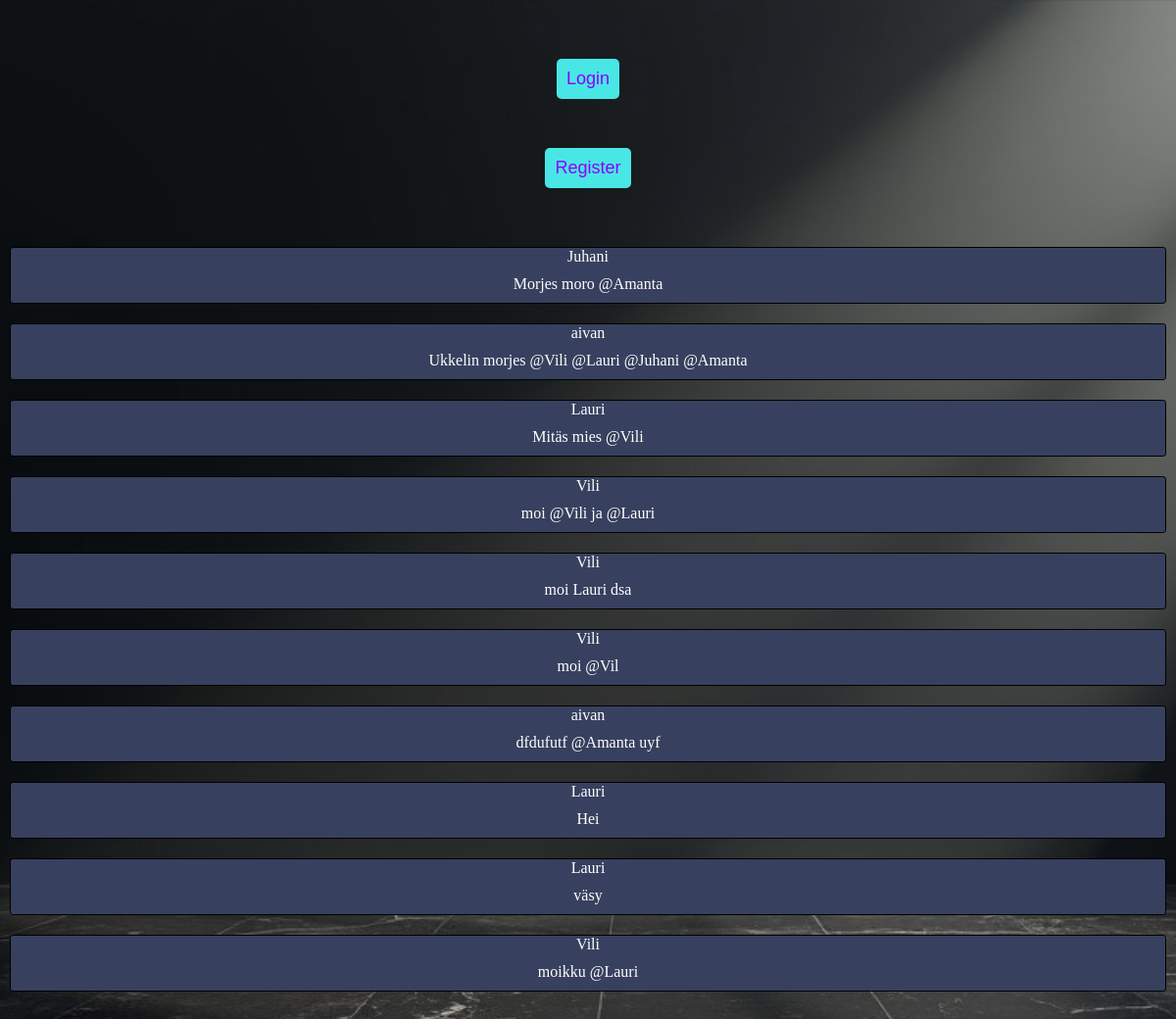
The page / on the database its author committed.
### tables this page shows
CREATE TABLE `posts` (
  `id` int(11) NOT NULL,
  `content` varchar(255) NOT NULL,
  `sender` int(11) NOT NULL
);

CREATE TABLE `users` (
  `id` int(11) NOT NULL,
  `name` varchar(255) NOT NULL,
  `password` varchar(255) NOT NULL,
  `email` varchar(255) NOT NULL,
  `description` varchar(255) NOT NULL,
  `creation_date` date DEFAULT NULL
);

### index.php (the view, shortened to what this page needs)
<?php
include 'dbyhteys.php';
?>
<!DOCTYPE html>
<html lang="en">
<head>
    <link rel="stylesheet" href="style.css">
</head>
<body>
    <?php
    if ($_SESSION == null) {
        ?>
        <div id="login">
            <button id="loginButton" onclick="
                document.querySelector('#loginButton').style.display = 'none';      // Piilotetaan login-nappi
                document.querySelector('#loginForm').style.display = 'block';       // ja näytetään login-form
                ">Login
            </button>
        </div>
        <?php
    }
    ?>
    <div id="topbar">
        <div id="user">
            <?php
                if (isset($_SESSION["user"])) {
                    echo "Logged in as " . $_SESSION["user"]["name"];
                }
                else {
                    ?>
                    <button id="registerButton" onclick="
                        document.querySelector('#registerButton').style.display = 'none';
                        document.querySelector('#registerForm').style.display = 'block';
                        ">Register
                    </button>
                    <?php
                }
            ?>
        </div>
    </div>
    <div id="posts">
        <?php
        $posts = $conn->query("SELECT * FROM `posts`")->fetchAll();
        foreach ($posts as $post) {
            echo "<div class='post'>";
            $user = $conn->query("SELECT * FROM `users` WHERE `id` = " . $post['sender'])->fetch();
            echo $user["name"] . "<br><div class='contentRow'>";
                ?>
                <?php
            echo "<div class='postContent'>" . $post["content"] . "</div>";
                ?>
                <?php
            echo "</div></div>";
          }
        ?>
    </div>
</body>
</html>

### style.css (style rules this page uses)
body { display: flex; flex-direction: column; text-align: center; background-image: url('./pics/frogger.jpg'); background-image: url('./pics/image-cache.jpg'); background-image: url('./pics/image-cache.jpg'); background-size: cover; background-position: center; margin: 0; min-height: 100vh; font-family: 'Indie Flower', cursive; color: #FFFF; }
#login { padding-top: 40px; }
#loginButton { margin-top: 20px; background-color: rgb(73, 230, 230); padding: 10px; font-size: 1.5vw; color: rgb(140, 0, 255); border-radius: 5px; border: none; }
#topbar { display: flex; justify-content: space-around; padding-block: 20px; }
#registerButton { margin-block: 20px; background-color: rgb(73, 230, 230); padding: 10px; font-size: 1.5vw; color: rgb(140, 0, 255); border-radius: 5px; border: none; }
#user { color:#db0000; font-size: xx-large; padding: 10px; }
#posts { display: flex; flex-direction: column-reverse; padding-bottom: 160px; }
.post { background-color: rgb(55, 64, 94); border: solid 0.1vh black; margin: 10px; border-radius: 0.4vh; }
.contentRow { display: flex; justify-content: space-around; margin: 10px; text-align: center; }

### rows shown on the page
posts: sender.name "Vili", content "moikku @Lauri"
posts: sender.name "Lauri", content "väsy"
posts: sender.name "Lauri", content "Hei"
posts: sender.name "aivan", content "dfdufutf @Amanta uyf"
posts: sender.name "Vili", content "moi @Vil"
posts: sender.name "Vili", content "moi Lauri dsa"
posts: sender.name "Vili", content "moi @Vili ja @Lauri"
posts: sender.name "Lauri", content "Mitäs mies @Vili"
posts: sender.name "aivan", content "Ukkelin morjes @Vili @Lauri @Juhani @Amanta"
posts: sender.name "Juhani", content "Morjes moro @Amanta"
